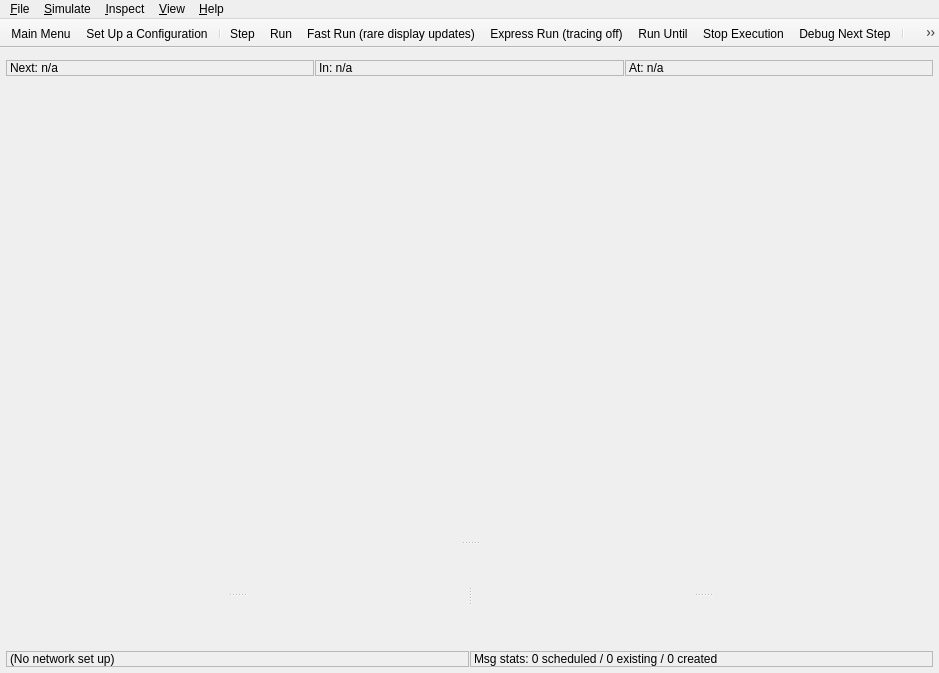
<?xml version="1.0" encoding="UTF-8"?>
<ui version="4.0">
 <class>MainWindow</class>
 <widget class="QMainWindow" name="MainWindow">
  <property name="geometry">
   <rect>
    <x>0</x>
    <y>0</y>
    <width>939</width>
    <height>673</height>
   </rect>
  </property>
  <property name="windowTitle">
   <string>OMNeT++ Qtenv</string>
  </property>
  <property name="windowIcon">
   <iconset resource="icons.qrc">
    <normaloff>:/logo/logo128m</normaloff>:/logo/logo128m</iconset>
  </property>
  <property name="autoFillBackground">
   <bool>false</bool>
  </property>
  <property name="styleSheet">
   <string notr="true">this is overwritten by Qtenv after instantiation</string>
  </property>
  <property name="unifiedTitleAndToolBarOnMac">
   <bool>false</bool>
  </property>
  <widget class="QWidget" name="centralWidget">
   <property name="sizePolicy">
    <sizepolicy hsizetype="Expanding" vsizetype="Expanding">
     <horstretch>0</horstretch>
     <verstretch>0</verstretch>
    </sizepolicy>
   </property>
   <property name="maximumSize">
    <size>
     <width>16777215</width>
     <height>16777215</height>
    </size>
   </property>
   <layout class="QVBoxLayout" name="verticalLayout">
    <property name="spacing">
     <number>6</number>
    </property>
    <property name="leftMargin">
     <number>6</number>
    </property>
    <property name="topMargin">
     <number>6</number>
    </property>
    <property name="rightMargin">
     <number>6</number>
    </property>
    <property name="bottomMargin">
     <number>6</number>
    </property>
    <item>
     <widget class="QWidget" name="toolBarArea" native="true">
      <property name="whatsThis">
       <string>The mainToolBar will be moved into this widget at runtime, along with a layout containing the animation speed slider and the event labels.</string>
      </property>
     </widget>
    </item>
    <item>
     <layout class="QHBoxLayout" name="topStatusRow">
      <property name="spacing">
       <number>1</number>
      </property>
      <item>
       <widget class="omnetpp::qtenv::ElidingLabel" name="nextEventLabel">
        <property name="styleSheet">
         <string notr="true">QLabel { border: 1px solid palette(mid); }</string>
        </property>
        <property name="text">
         <string>Next: n/a</string>
        </property>
        <property name="margin">
         <number>1</number>
        </property>
       </widget>
      </item>
      <item>
       <widget class="omnetpp::qtenv::ElidingLabel" name="nextModuleLabel">
        <property name="styleSheet">
         <string notr="true">QLabel { border: 1px solid palette(mid); }</string>
        </property>
        <property name="text">
         <string>In: n/a</string>
        </property>
        <property name="margin">
         <number>1</number>
        </property>
       </widget>
      </item>
      <item>
       <widget class="omnetpp::qtenv::ElidingLabel" name="nextTimeLabel">
        <property name="styleSheet">
         <string notr="true">QLabel { border: 1px solid palette(mid); }</string>
        </property>
        <property name="text">
         <string>At: n/a</string>
        </property>
        <property name="margin">
         <number>1</number>
        </property>
       </widget>
      </item>
     </layout>
    </item>
    <item>
     <widget class="QSplitter" name="mainSplitter">
      <property name="orientation">
       <enum>Qt::Orientation::Vertical</enum>
      </property>
      <widget class="QWidget" name="timeLine" native="true">
       <property name="sizePolicy">
        <sizepolicy hsizetype="Preferred" vsizetype="Preferred">
         <horstretch>0</horstretch>
         <verstretch>0</verstretch>
        </sizepolicy>
       </property>
      </widget>
      <widget class="QSplitter" name="splitter_3">
       <property name="sizePolicy">
        <sizepolicy hsizetype="Expanding" vsizetype="Expanding">
         <horstretch>0</horstretch>
         <verstretch>0</verstretch>
        </sizepolicy>
       </property>
       <property name="minimumSize">
        <size>
         <width>100</width>
         <height>100</height>
        </size>
       </property>
       <property name="orientation">
        <enum>Qt::Orientation::Horizontal</enum>
       </property>
       <widget class="QSplitter" name="splitter">
        <property name="sizePolicy">
         <sizepolicy hsizetype="Expanding" vsizetype="Expanding">
          <horstretch>0</horstretch>
          <verstretch>0</verstretch>
         </sizepolicy>
        </property>
        <property name="minimumSize">
         <size>
          <width>100</width>
          <height>100</height>
         </size>
        </property>
        <property name="orientation">
         <enum>Qt::Orientation::Vertical</enum>
        </property>
        <widget class="QWidget" name="treeView" native="true">
         <property name="sizePolicy">
          <sizepolicy hsizetype="Preferred" vsizetype="Preferred">
           <horstretch>0</horstretch>
           <verstretch>0</verstretch>
          </sizepolicy>
         </property>
         <property name="minimumSize">
          <size>
           <width>100</width>
           <height>100</height>
          </size>
         </property>
         <property name="contextMenuPolicy">
          <enum>Qt::ContextMenuPolicy::CustomContextMenu</enum>
         </property>
        </widget>
        <widget class="QWidget" name="objectInspector" native="true">
         <property name="sizePolicy">
          <sizepolicy hsizetype="Preferred" vsizetype="Preferred">
           <horstretch>0</horstretch>
           <verstretch>0</verstretch>
          </sizepolicy>
         </property>
         <property name="minimumSize">
          <size>
           <width>100</width>
           <height>100</height>
          </size>
         </property>
        </widget>
       </widget>
       <widget class="QSplitter" name="splitter_2">
        <property name="sizePolicy">
         <sizepolicy hsizetype="Expanding" vsizetype="Expanding">
          <horstretch>0</horstretch>
          <verstretch>0</verstretch>
         </sizepolicy>
        </property>
        <property name="minimumSize">
         <size>
          <width>100</width>
          <height>100</height>
         </size>
        </property>
        <property name="orientation">
         <enum>Qt::Orientation::Vertical</enum>
        </property>
        <widget class="QWidget" name="mainArea" native="true">
         <property name="sizePolicy">
          <sizepolicy hsizetype="Preferred" vsizetype="Preferred">
           <horstretch>0</horstretch>
           <verstretch>0</verstretch>
          </sizepolicy>
         </property>
         <property name="minimumSize">
          <size>
           <width>100</width>
           <height>100</height>
          </size>
         </property>
        </widget>
        <widget class="QWidget" name="logInspector" native="true">
         <property name="sizePolicy">
          <sizepolicy hsizetype="Preferred" vsizetype="Preferred">
           <horstretch>0</horstretch>
           <verstretch>0</verstretch>
          </sizepolicy>
         </property>
         <property name="minimumSize">
          <size>
           <width>100</width>
           <height>100</height>
          </size>
         </property>
        </widget>
       </widget>
      </widget>
     </widget>
    </item>
    <item>
     <layout class="QHBoxLayout" name="statusBar">
      <property name="spacing">
       <number>1</number>
      </property>
      <item>
       <widget class="omnetpp::qtenv::ElidingLabel" name="labelConfigName">
        <property name="toolTip">
         <string>Current inifile configuration, run number, network name, and potential scheduler information</string>
        </property>
        <property name="styleSheet">
         <string notr="true">QLabel { border: 1px solid palette(mid); }</string>
        </property>
        <property name="text">
         <string>(No network set up)</string>
        </property>
        <property name="margin">
         <number>1</number>
        </property>
       </widget>
      </item>
      <item>
       <widget class="omnetpp::qtenv::ElidingLabel" name="labelMessageStats">
        <property name="toolTip">
         <string>Number of events (messages) currently scheduled /
Number of existing message objects, including scheduled ones /
Total number of messages created since start of the simulation</string>
        </property>
        <property name="styleSheet">
         <string notr="true">QLabel { border: 1px solid palette(mid); }</string>
        </property>
        <property name="text">
         <string>Msg stats: 0 scheduled / 0 existing / 0 created</string>
        </property>
        <property name="margin">
         <number>1</number>
        </property>
       </widget>
      </item>
     </layout>
    </item>
   </layout>
  </widget>
  <widget class="QMenuBar" name="menuBar">
   <property name="geometry">
    <rect>
     <x>0</x>
     <y>0</y>
     <width>939</width>
     <height>30</height>
    </rect>
   </property>
   <widget class="QMenu" name="menuFile">
    <property name="title">
     <string>&amp;File</string>
    </property>
    <addaction name="actionSetUpConfiguration"/>
    <addaction name="separator"/>
    <addaction name="actionLoadNedFile"/>
    <addaction name="actionSetUpUnconfiguredNetwork"/>
    <addaction name="separator"/>
    <addaction name="actionOpenPrimaryIniFile"/>
    <addaction name="separator"/>
    <addaction name="actionCreate_Snapshot"/>
    <addaction name="separator"/>
    <addaction name="actionPreferences"/>
    <addaction name="separator"/>
    <addaction name="actionQuit"/>
   </widget>
   <widget class="QMenu" name="menuSimulate">
    <property name="title">
     <string>&amp;Simulate</string>
    </property>
    <addaction name="actionOneStep"/>
    <addaction name="separator"/>
    <addaction name="actionRun"/>
    <addaction name="actionFastRun"/>
    <addaction name="actionExpressRun"/>
    <addaction name="actionRunUntil"/>
    <addaction name="separator"/>
    <addaction name="actionDebugNow"/>
    <addaction name="actionDebugNextEvent"/>
    <addaction name="actionDebugOnErrors"/>
    <addaction name="separator"/>
    <addaction name="actionStop"/>
    <addaction name="separator"/>
    <addaction name="actionEventlogRecording"/>
    <addaction name="actionRecordVideo"/>
    <addaction name="separator"/>
    <addaction name="actionConcludeSimulation"/>
    <addaction name="actionRebuildNetwork"/>
   </widget>
   <widget class="QMenu" name="menuInspect">
    <property name="title">
     <string>&amp;Inspect</string>
    </property>
    <widget class="QMenu" name="menuAvailable_Components">
     <property name="title">
      <string>Available &amp;Components</string>
     </property>
     <addaction name="actionNedComponentTypes"/>
     <addaction name="actionRegisteredClasses"/>
     <addaction name="actionClassDescriptors"/>
     <addaction name="actionNED_Functions"/>
     <addaction name="actionRegistered_Enums"/>
     <addaction name="actionSupportedConfigurationOption"/>
     <addaction name="actionResultFilters"/>
     <addaction name="actionResultRecorders"/>
     <addaction name="actionMessagePrinters"/>
    </widget>
    <addaction name="actionNetwork"/>
    <addaction name="actionScheduledEvents"/>
    <addaction name="actionSimulation"/>
    <addaction name="separator"/>
    <addaction name="menuAvailable_Components"/>
    <addaction name="separator"/>
    <addaction name="actionFindInspectObjects"/>
    <addaction name="actionInspectByPointer"/>
    <addaction name="separator"/>
    <addaction name="actionSimulationInfo"/>
   </widget>
   <widget class="QMenu" name="menuView">
    <property name="title">
     <string>&amp;View</string>
    </property>
    <addaction name="actionStatusDetails"/>
    <addaction name="actionTimeline"/>
    <addaction name="actionShowAnimationParams"/>
    <addaction name="separator"/>
    <addaction name="actionFlipWindowLayout"/>
    <addaction name="separator"/>
   </widget>
   <widget class="QMenu" name="menuHelp">
    <property name="title">
     <string>&amp;Help</string>
    </property>
    <addaction name="actionAbout_OMNeT_Qtenv"/>
   </widget>
   <addaction name="menuFile"/>
   <addaction name="menuSimulate"/>
   <addaction name="menuInspect"/>
   <addaction name="menuView"/>
   <addaction name="menuHelp"/>
  </widget>
  <widget class="QToolBar" name="mainToolBar">
   <property name="contextMenuPolicy">
    <enum>Qt::ContextMenuPolicy::NoContextMenu</enum>
   </property>
   <property name="windowTitle">
    <string>Qtenv toolbar</string>
   </property>
   <property name="layoutDirection">
    <enum>Qt::LayoutDirection::LeftToRight</enum>
   </property>
   <property name="movable">
    <bool>false</bool>
   </property>
   <property name="allowedAreas">
    <set>Qt::ToolBarArea::TopToolBarArea</set>
   </property>
   <property name="floatable">
    <bool>false</bool>
   </property>
   <attribute name="toolBarArea">
    <enum>TopToolBarArea</enum>
   </attribute>
   <attribute name="toolBarBreak">
    <bool>false</bool>
   </attribute>
   <addaction name="actionMainMenu"/>
   <addaction name="actionSetUpConfiguration"/>
   <addaction name="separator"/>
   <addaction name="actionOneStep"/>
   <addaction name="actionRun"/>
   <addaction name="actionFastRun"/>
   <addaction name="actionExpressRun"/>
   <addaction name="actionRunUntil"/>
   <addaction name="actionStop"/>
   <addaction name="actionDebugNextEvent"/>
   <addaction name="separator"/>
   <addaction name="actionConcludeSimulation"/>
   <addaction name="actionRebuildNetwork"/>
   <addaction name="separator"/>
   <addaction name="actionEventlogRecording"/>
   <addaction name="actionDebugOnErrors"/>
   <addaction name="separator"/>
   <addaction name="actionFindInspectObjects"/>
   <addaction name="separator"/>
   <addaction name="actionVerticalLayout"/>
   <addaction name="actionHorizontalLayout"/>
   <addaction name="actionTimeline"/>
   <addaction name="separator"/>
   <addaction name="actionPreferences"/>
   <addaction name="separator"/>
   <addaction name="actionRecordVideo"/>
   <addaction name="actionShowAnimationParams"/>
  </widget>
  <action name="actionQuit">
   <property name="text">
    <string>E&amp;xit</string>
   </property>
   <property name="shortcut">
    <string>Ctrl+Q</string>
   </property>
   <property name="shortcutContext">
    <enum>Qt::ShortcutContext::ApplicationShortcut</enum>
   </property>
  </action>
  <action name="actionOneStep">
   <property name="checkable">
    <bool>true</bool>
   </property>
   <property name="icon">
    <iconset resource="icons.qrc">
     <normaloff>:/tools/step</normaloff>:/tools/step</iconset>
   </property>
   <property name="text">
    <string>&amp;Step</string>
   </property>
   <property name="toolTip">
    <string>Step: Do one event with animation (F4)</string>
   </property>
   <property name="shortcut">
    <string>F4</string>
   </property>
   <property name="shortcutContext">
    <enum>Qt::ShortcutContext::ApplicationShortcut</enum>
   </property>
  </action>
  <action name="actionRun">
   <property name="checkable">
    <bool>true</bool>
   </property>
   <property name="icon">
    <iconset resource="icons.qrc">
     <normaloff>:/tools/run</normaloff>:/tools/run</iconset>
   </property>
   <property name="text">
    <string>&amp;Run</string>
   </property>
   <property name="toolTip">
    <string>Run with full animation (F5)</string>
   </property>
   <property name="shortcut">
    <string>F5</string>
   </property>
   <property name="shortcutContext">
    <enum>Qt::ShortcutContext::ApplicationShortcut</enum>
   </property>
  </action>
  <action name="actionSetUpConfiguration">
   <property name="icon">
    <iconset resource="icons.qrc">
     <normaloff>:/tools/newrun</normaloff>:/tools/newrun</iconset>
   </property>
   <property name="text">
    <string>&amp;Set Up a Configuration...</string>
   </property>
   <property name="toolTip">
    <string>Set up an inifile configuration</string>
   </property>
  </action>
  <action name="actionStop">
   <property name="icon">
    <iconset resource="icons.qrc">
     <normaloff>:/tools/stop</normaloff>:/tools/stop</iconset>
   </property>
   <property name="text">
    <string>S&amp;top Execution</string>
   </property>
   <property name="toolTip">
    <string>Stop running simulation (F8)</string>
   </property>
   <property name="shortcut">
    <string>F8</string>
   </property>
   <property name="shortcutContext">
    <enum>Qt::ShortcutContext::ApplicationShortcut</enum>
   </property>
  </action>
  <action name="actionFastRun">
   <property name="checkable">
    <bool>true</bool>
   </property>
   <property name="icon">
    <iconset resource="icons.qrc">
     <normaloff>:/tools/fast</normaloff>:/tools/fast</iconset>
   </property>
   <property name="text">
    <string>&amp;Fast Run (rare display updates)</string>
   </property>
   <property name="toolTip">
    <string>Fast Run: no animation, rare inspector updates (F6)</string>
   </property>
   <property name="shortcut">
    <string>F6</string>
   </property>
   <property name="shortcutContext">
    <enum>Qt::ShortcutContext::ApplicationShortcut</enum>
   </property>
  </action>
  <action name="actionExpressRun">
   <property name="checkable">
    <bool>true</bool>
   </property>
   <property name="icon">
    <iconset resource="icons.qrc">
     <normaloff>:/tools/express</normaloff>:/tools/express</iconset>
   </property>
   <property name="text">
    <string>E&amp;xpress Run (tracing off)</string>
   </property>
   <property name="toolTip">
    <string>Express Run: no log, animation, or inspector updates (F7)</string>
   </property>
   <property name="shortcut">
    <string>F7</string>
   </property>
   <property name="shortcutContext">
    <enum>Qt::ShortcutContext::ApplicationShortcut</enum>
   </property>
  </action>
  <action name="actionRunUntil">
   <property name="checkable">
    <bool>true</bool>
   </property>
   <property name="icon">
    <iconset resource="icons.qrc">
     <normaloff>:/tools/until</normaloff>:/tools/until</iconset>
   </property>
   <property name="text">
    <string>Run &amp;Until...</string>
   </property>
   <property name="toolTip">
    <string>Run until time or event number (Ctrl+F5)</string>
   </property>
   <property name="shortcut">
    <string>Ctrl+F5</string>
   </property>
   <property name="shortcutContext">
    <enum>Qt::ShortcutContext::ApplicationShortcut</enum>
   </property>
  </action>
  <action name="actionLoadNedFile">
   <property name="icon">
    <iconset resource="icons.qrc">
     <normaloff>:/tools/loadned</normaloff>:/tools/loadned</iconset>
   </property>
   <property name="text">
    <string>&amp;Load NED File...</string>
   </property>
   <property name="toolTip">
    <string>Load NED file for compound module definitions</string>
   </property>
  </action>
  <action name="actionConcludeSimulation">
   <property name="icon">
    <iconset resource="icons.qrc">
     <normaloff>:/tools/finish</normaloff>:/tools/finish</iconset>
   </property>
   <property name="text">
    <string>&amp;Conclude Simulation</string>
   </property>
   <property name="toolTip">
    <string>Conclude simulation</string>
   </property>
  </action>
  <action name="actionEventlogRecording">
   <property name="checkable">
    <bool>true</bool>
   </property>
   <property name="icon">
    <iconset resource="icons.qrc">
     <normaloff>:/tools/recordeventlog</normaloff>:/tools/recordeventlog</iconset>
   </property>
   <property name="text">
    <string>&amp;Eventlog Recording</string>
   </property>
   <property name="toolTip">
    <string>Eventlog recording on/off (Ctrl+E)</string>
   </property>
   <property name="shortcut">
    <string>Ctrl+E</string>
   </property>
  </action>
  <action name="actionFindInspectObjects">
   <property name="icon">
    <iconset resource="icons.qrc">
     <normaloff>:/tools/findobj</normaloff>:/tools/findobj</iconset>
   </property>
   <property name="text">
    <string>&amp;Find/Inspect Objects...</string>
   </property>
   <property name="toolTip">
    <string>Find and inspect modules, messages, queues and other objects (Ctrl+S)</string>
   </property>
   <property name="shortcut">
    <string>Ctrl+S</string>
   </property>
  </action>
  <action name="actionVerticalLayout">
   <property name="checkable">
    <bool>true</bool>
   </property>
   <property name="checked">
    <bool>false</bool>
   </property>
   <property name="icon">
    <iconset resource="icons.qrc">
     <normaloff>:/tools/vertical</normaloff>:/tools/vertical</iconset>
   </property>
   <property name="text">
    <string>Vertical Main Window Layout</string>
   </property>
   <property name="toolTip">
    <string>Vertical main window layout</string>
   </property>
  </action>
  <action name="actionHorizontalLayout">
   <property name="checkable">
    <bool>true</bool>
   </property>
   <property name="icon">
    <iconset resource="icons.qrc">
     <normaloff>:/tools/horizontal</normaloff>:/tools/horizontal</iconset>
   </property>
   <property name="text">
    <string>Horizontal Main Window Layout</string>
   </property>
  </action>
  <action name="actionTimeline">
   <property name="checkable">
    <bool>true</bool>
   </property>
   <property name="checked">
    <bool>false</bool>
   </property>
   <property name="icon">
    <iconset resource="icons.qrc">
     <normaloff>:/tools/fes</normaloff>:/tools/fes</iconset>
   </property>
   <property name="text">
    <string>&amp;Timeline</string>
   </property>
   <property name="toolTip">
    <string>Show/hide timeline (Ctrl+Shift+T)</string>
   </property>
   <property name="shortcut">
    <string>Ctrl+Shift+T</string>
   </property>
  </action>
  <action name="actionPreferences">
   <property name="icon">
    <iconset resource="icons.qrc">
     <normaloff>:/tools/config</normaloff>:/tools/config</iconset>
   </property>
   <property name="text">
    <string>&amp;Preferences...</string>
   </property>
  </action>
  <action name="actionSetUpUnconfiguredNetwork">
   <property name="text">
    <string>Set Up an &amp;Unconfigured Network...</string>
   </property>
  </action>
  <action name="actionOpenPrimaryIniFile">
   <property name="text">
    <string>Open Primary &amp;Ini File</string>
   </property>
  </action>
  <action name="actionCreate_Snapshot">
   <property name="text">
    <string>&amp;Create Snapshot...</string>
   </property>
  </action>
  <action name="actionDebugNextEvent">
   <property name="icon">
    <iconset resource="icons.qrc">
     <normaloff>:/tools/debugnextevent</normaloff>:/tools/debugnextevent</iconset>
   </property>
   <property name="text">
    <string>&amp;Debug Next Step</string>
   </property>
   <property name="shortcut">
    <string>Ctrl+F9</string>
   </property>
  </action>
  <action name="actionRebuildNetwork">
   <property name="icon">
    <iconset resource="icons.qrc">
     <normaloff>:/tools/rebuild</normaloff>:/tools/rebuild</iconset>
   </property>
   <property name="text">
    <string>Re&amp;build Network</string>
   </property>
   <property name="toolTip">
    <string>Rebuild network</string>
   </property>
   <property name="shortcut">
    <string>Ctrl+Shift+R</string>
   </property>
  </action>
  <action name="actionNetwork">
   <property name="text">
    <string>&amp;Network</string>
   </property>
  </action>
  <action name="actionScheduledEvents">
   <property name="text">
    <string>Scheduled &amp;Events (FES)</string>
   </property>
  </action>
  <action name="actionSimulation">
   <property name="text">
    <string>&amp;Simulation</string>
   </property>
  </action>
  <action name="actionNedComponentTypes">
   <property name="text">
    <string>NED Component &amp;Types</string>
   </property>
  </action>
  <action name="actionRegisteredClasses">
   <property name="text">
    <string>Registered &amp;Classes</string>
   </property>
  </action>
  <action name="actionNED_Functions">
   <property name="text">
    <string>NED &amp;Functions</string>
   </property>
  </action>
  <action name="actionRegistered_Enums">
   <property name="text">
    <string>Registered &amp;Enums</string>
   </property>
  </action>
  <action name="actionSupportedConfigurationOption">
   <property name="text">
    <string>Supported Configuration &amp;Options</string>
   </property>
  </action>
  <action name="actionInspectByPointer">
   <property name="text">
    <string>Inspect by &amp;Pointer...</string>
   </property>
  </action>
  <action name="actionStatusDetails">
   <property name="checkable">
    <bool>true</bool>
   </property>
   <property name="text">
    <string>&amp;Status Details</string>
   </property>
  </action>
  <action name="actionFlipWindowLayout">
   <property name="text">
    <string>&amp;Flip Window Layout</string>
   </property>
  </action>
  <action name="actionAbout_OMNeT_Qtenv">
   <property name="text">
    <string>&amp;About OMNeT++/Qtenv</string>
   </property>
  </action>
  <action name="actionRecordVideo">
   <property name="checkable">
    <bool>true</bool>
   </property>
   <property name="icon">
    <iconset resource="icons.qrc">
     <normaloff>:/tools/recordvideo</normaloff>:/tools/recordvideo</iconset>
   </property>
   <property name="text">
    <string>&amp;Video Recording</string>
   </property>
   <property name="toolTip">
    <string>Record Video (Ctrl+Shift+M)</string>
   </property>
   <property name="shortcut">
    <string>Ctrl+Shift+M</string>
   </property>
  </action>
  <action name="actionShowAnimationParams">
   <property name="checkable">
    <bool>true</bool>
   </property>
   <property name="icon">
    <iconset resource="icons.qrc">
     <normaloff>:/tools/props</normaloff>:/tools/props</iconset>
   </property>
   <property name="text">
    <string>Animation Parameters</string>
   </property>
   <property name="toolTip">
    <string>Show Animation Parameters (Ctrl+N)</string>
   </property>
   <property name="shortcut">
    <string>Ctrl+N</string>
   </property>
  </action>
  <action name="actionDebugOnErrors">
   <property name="checkable">
    <bool>true</bool>
   </property>
   <property name="icon">
    <iconset resource="icons.qrc">
     <normaloff>:/tools/debugger</normaloff>:/tools/debugger</iconset>
   </property>
   <property name="text">
    <string>Debug On Errors</string>
   </property>
   <property name="toolTip">
    <string>Break into the debugger upon runtime errors</string>
   </property>
  </action>
  <action name="actionClassDescriptors">
   <property name="text">
    <string>Class &amp;Descriptors</string>
   </property>
   <property name="toolTip">
    <string>Class Descriptors</string>
   </property>
  </action>
  <action name="actionResultFilters">
   <property name="text">
    <string>Result Fi&amp;lters</string>
   </property>
   <property name="toolTip">
    <string>Result Filters</string>
   </property>
  </action>
  <action name="actionResultRecorders">
   <property name="text">
    <string>Result &amp;Recorders</string>
   </property>
   <property name="toolTip">
    <string>Result Recorders</string>
   </property>
  </action>
  <action name="actionMessagePrinters">
   <property name="text">
    <string>Message &amp;Printers</string>
   </property>
   <property name="toolTip">
    <string>Message Printers</string>
   </property>
  </action>
  <action name="actionDebugNow">
   <property name="text">
    <string>Break into Debugger</string>
   </property>
  </action>
  <action name="actionSimulationInfo">
   <property name="text">
    <string>&amp;Show Simulation Info</string>
   </property>
   <property name="toolTip">
    <string>Show information about the current simulation</string>
   </property>
  </action>
  <action name="actionMainMenu">
   <property name="text">
    <string>Main &amp;Menu</string>
   </property>
   <property name="icon">
    <iconset resource="icons.qrc">
     <normaloff>:/tools/menu</normaloff>:/tools/menu</iconset>
   </property>
   <property name="toolTip">
    <string>Open the main menu here as a dropdown</string>
   </property>
  </action>
 </widget>
 <layoutdefault spacing="6" margin="11"/>
 <customwidgets>
  <customwidget>
   <class>omnetpp::qtenv::ElidingLabel</class>
   <extends>QLabel</extends>
   <header>elidinglabel.h</header>
  </customwidget>
 </customwidgets>
 <resources>
  <include location="icons.qrc"/>
 </resources>
 <connections/>
</ui>
